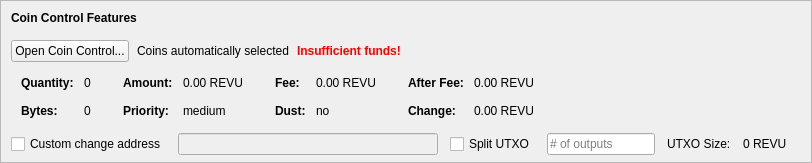
    <widget class="QFrame" name="frameCoinControl">
     <property name="sizePolicy">
      <sizepolicy hsizetype="Expanding" vsizetype="Expanding">
       <horstretch>0</horstretch>
       <verstretch>0</verstretch>
      </sizepolicy>
     </property>
     <property name="maximumSize">
      <size>
       <width>16777215</width>
       <height>16777215</height>
      </size>
     </property>
     <property name="frameShape">
      <enum>QFrame::StyledPanel</enum>
     </property>
     <property name="frameShadow">
      <enum>QFrame::Sunken</enum>
     </property>
     <layout class="QVBoxLayout" name="verticalLayoutCoinControl2">
      <property name="spacing">
       <number>0</number>
      </property>
      <property name="leftMargin">
       <number>0</number>
      </property>
      <property name="topMargin">
       <number>0</number>
      </property>
      <property name="rightMargin">
       <number>0</number>
      </property>
      <property name="bottomMargin">
       <number>6</number>
      </property>
      <item>
       <layout class="QVBoxLayout" name="verticalLayoutCoinControl" stretch="0,0,0,0,1">
        <property name="spacing">
         <number>0</number>
        </property>
        <property name="leftMargin">
         <number>10</number>
        </property>
        <property name="topMargin">
         <number>10</number>
        </property>
        <item>
         <layout class="QHBoxLayout" name="horizontalLayoutCoinControl1">
          <property name="bottomMargin">
           <number>15</number>
          </property>
          <item>
           <widget class="QLabel" name="labelCoinControlFeatures">
            <property name="sizePolicy">
             <sizepolicy hsizetype="Preferred" vsizetype="Maximum">
              <horstretch>0</horstretch>
              <verstretch>0</verstretch>
             </sizepolicy>
            </property>
            <property name="font">
             <font>
              <weight>75</weight>
              <bold>true</bold>
             </font>
            </property>
            <property name="styleSheet">
             <string notr="true">font-weight:bold;</string>
            </property>
            <property name="text">
             <string>Coin Control Features</string>
            </property>
           </widget>
          </item>
         </layout>
        </item>
        <item>
         <layout class="QHBoxLayout" name="horizontalLayoutCoinControl2" stretch="0,0,0,0">
          <property name="spacing">
           <number>8</number>
          </property>
          <property name="bottomMargin">
           <number>10</number>
          </property>
          <item>
           <widget class="QPushButton" name="pushButtonCoinControl">
            <property name="styleSheet">
             <string notr="true"/>
            </property>
            <property name="text">
             <string>Open Coin Control...</string>
            </property>
            <property name="autoDefault">
             <bool>false</bool>
            </property>
           </widget>
          </item>
          <item>
           <widget class="QLabel" name="labelCoinControlAutomaticallySelected">
            <property name="text">
             <string>Coins automatically selected</string>
            </property>
            <property name="margin">
             <number>5</number>
            </property>
           </widget>
          </item>
          <item>
           <widget class="QLabel" name="labelCoinControlInsuffFunds">
            <property name="font">
             <font>
              <weight>75</weight>
              <bold>true</bold>
             </font>
            </property>
            <property name="styleSheet">
             <string notr="true">color:red;font-weight:bold;</string>
            </property>
            <property name="text">
             <string>Insufficient funds!</string>
            </property>
            <property name="margin">
             <number>5</number>
            </property>
           </widget>
          </item>
          <item>
           <spacer name="horizontalSpacerCoinControl">
            <property name="orientation">
             <enum>Qt::Horizontal</enum>
            </property>
            <property name="sizeHint" stdset="0">
             <size>
              <width>40</width>
              <height>1</height>
             </size>
            </property>
           </spacer>
          </item>
         </layout>
        </item>
        <item>
         <widget class="QWidget" name="widgetCoinControl" native="true">
          <property name="sizePolicy">
           <sizepolicy hsizetype="Preferred" vsizetype="Preferred">
            <horstretch>0</horstretch>
            <verstretch>0</verstretch>
           </sizepolicy>
          </property>
          <property name="minimumSize">
           <size>
            <width>0</width>
            <height>0</height>
           </size>
          </property>
          <property name="styleSheet">
           <string notr="true"/>
          </property>
          <layout class="QHBoxLayout" name="horizontalLayoutCoinControl5">
           <property name="leftMargin">
            <number>0</number>
           </property>
           <property name="topMargin">
            <number>0</number>
           </property>
           <property name="rightMargin">
            <number>0</number>
           </property>
           <property name="bottomMargin">
            <number>0</number>
           </property>
           <item>
            <layout class="QHBoxLayout" name="horizontalLayoutCoinControl3" stretch="0,0,0,1">
             <property name="spacing">
              <number>20</number>
             </property>
             <property name="topMargin">
              <number>0</number>
             </property>
             <property name="bottomMargin">
              <number>10</number>
             </property>
             <item>
              <layout class="QFormLayout" name="formLayoutCoinControl1">
               <property name="horizontalSpacing">
                <number>10</number>
               </property>
               <property name="verticalSpacing">
                <number>14</number>
               </property>
               <property name="leftMargin">
                <number>10</number>
               </property>
               <property name="topMargin">
                <number>4</number>
               </property>
               <property name="rightMargin">
                <number>6</number>
               </property>
               <item row="0" column="0">
                <widget class="QLabel" name="labelCoinControlQuantityText">
                 <property name="font">
                  <font>
                   <weight>75</weight>
                   <bold>true</bold>
                  </font>
                 </property>
                 <property name="text">
                  <string>Quantity:</string>
                 </property>
                 <property name="margin">
                  <number>0</number>
                 </property>
                </widget>
               </item>
               <item row="0" column="1">
                <widget class="QLabel" name="labelCoinControlQuantity">
                 <property name="cursor">
                  <cursorShape>IBeamCursor</cursorShape>
                 </property>
                 <property name="contextMenuPolicy">
                  <enum>Qt::ActionsContextMenu</enum>
                 </property>
                 <property name="text">
                  <string notr="true">0</string>
                 </property>
                 <property name="margin">
                  <number>0</number>
                 </property>
                 <property name="textInteractionFlags">
                  <set>Qt::LinksAccessibleByMouse|Qt::TextSelectableByKeyboard|Qt::TextSelectableByMouse</set>
                 </property>
                </widget>
               </item>
               <item row="1" column="0">
                <widget class="QLabel" name="labelCoinControlBytesText">
                 <property name="font">
                  <font>
                   <weight>75</weight>
                   <bold>true</bold>
                  </font>
                 </property>
                 <property name="text">
                  <string>Bytes:</string>
                 </property>
                </widget>
               </item>
               <item row="1" column="1">
                <widget class="QLabel" name="labelCoinControlBytes">
                 <property name="cursor">
                  <cursorShape>IBeamCursor</cursorShape>
                 </property>
                 <property name="contextMenuPolicy">
                  <enum>Qt::ActionsContextMenu</enum>
                 </property>
                 <property name="text">
                  <string notr="true">0</string>
                 </property>
                 <property name="textInteractionFlags">
                  <set>Qt::LinksAccessibleByMouse|Qt::TextSelectableByKeyboard|Qt::TextSelectableByMouse</set>
                 </property>
                </widget>
               </item>
              </layout>
             </item>
             <item>
              <layout class="QFormLayout" name="formLayoutCoinControl2">
               <property name="horizontalSpacing">
                <number>10</number>
               </property>
               <property name="verticalSpacing">
                <number>14</number>
               </property>
               <property name="leftMargin">
                <number>6</number>
               </property>
               <property name="topMargin">
                <number>4</number>
               </property>
               <property name="rightMargin">
                <number>6</number>
               </property>
               <item row="0" column="0">
                <widget class="QLabel" name="labelCoinControlAmountText">
                 <property name="font">
                  <font>
                   <weight>75</weight>
                   <bold>true</bold>
                  </font>
                 </property>
                 <property name="text">
                  <string>Amount:</string>
                 </property>
                 <property name="margin">
                  <number>0</number>
                 </property>
                </widget>
               </item>
               <item row="0" column="1">
                <widget class="QLabel" name="labelCoinControlAmount">
                 <property name="cursor">
                  <cursorShape>IBeamCursor</cursorShape>
                 </property>
                 <property name="contextMenuPolicy">
                  <enum>Qt::ActionsContextMenu</enum>
                 </property>
                 <property name="text">
                  <string notr="true">0.00 REVU</string>
                 </property>
                 <property name="textInteractionFlags">
                  <set>Qt::LinksAccessibleByMouse|Qt::TextSelectableByKeyboard|Qt::TextSelectableByMouse</set>
                 </property>
                </widget>
               </item>
               <item row="1" column="0">
                <widget class="QLabel" name="labelCoinControlPriorityText">
                 <property name="font">
                  <font>
                   <weight>75</weight>
                   <bold>true</bold>
                  </font>
                 </property>
                 <property name="text">
                  <string>Priority:</string>
                 </property>
                </widget>
               </item>
               <item row="1" column="1">
                <widget class="QLabel" name="labelCoinControlPriority">
                 <property name="cursor">
                  <cursorShape>IBeamCursor</cursorShape>
                 </property>
                 <property name="contextMenuPolicy">
                  <enum>Qt::ActionsContextMenu</enum>
                 </property>
                 <property name="text">
                  <string>medium</string>
                 </property>
                 <property name="textInteractionFlags">
                  <set>Qt::LinksAccessibleByMouse|Qt::TextSelectableByKeyboard|Qt::TextSelectableByMouse</set>
                 </property>
                </widget>
               </item>
              </layout>
             </item>
             <item>
              <layout class="QFormLayout" name="formLayoutCoinControl3">
               <property name="horizontalSpacing">
                <number>10</number>
               </property>
               <property name="verticalSpacing">
                <number>14</number>
               </property>
               <property name="leftMargin">
                <number>6</number>
               </property>
               <property name="topMargin">
                <number>4</number>
               </property>
               <property name="rightMargin">
                <number>6</number>
               </property>
               <item row="0" column="0">
                <widget class="QLabel" name="labelCoinControlFeeText">
                 <property name="font">
                  <font>
                   <weight>75</weight>
                   <bold>true</bold>
                  </font>
                 </property>
                 <property name="text">
                  <string>Fee:</string>
                 </property>
                 <property name="margin">
                  <number>0</number>
                 </property>
                </widget>
               </item>
               <item row="0" column="1">
                <widget class="QLabel" name="labelCoinControlFee">
                 <property name="cursor">
                  <cursorShape>IBeamCursor</cursorShape>
                 </property>
                 <property name="contextMenuPolicy">
                  <enum>Qt::ActionsContextMenu</enum>
                 </property>
                 <property name="text">
                  <string notr="true">0.00 REVU</string>
                 </property>
                 <property name="textInteractionFlags">
                  <set>Qt::LinksAccessibleByMouse|Qt::TextSelectableByKeyboard|Qt::TextSelectableByMouse</set>
                 </property>
                </widget>
               </item>
               <item row="1" column="0">
                <widget class="QLabel" name="labelCoinControlLowOutputText">
                 <property name="font">
                  <font>
                   <weight>75</weight>
                   <bold>true</bold>
                  </font>
                 </property>
                 <property name="text">
                  <string>Dust:</string>
                 </property>
                </widget>
               </item>
               <item row="1" column="1">
                <widget class="QLabel" name="labelCoinControlLowOutput">
                 <property name="cursor">
                  <cursorShape>IBeamCursor</cursorShape>
                 </property>
                 <property name="contextMenuPolicy">
                  <enum>Qt::ActionsContextMenu</enum>
                 </property>
                 <property name="text">
                  <string>no</string>
                 </property>
                 <property name="textInteractionFlags">
                  <set>Qt::LinksAccessibleByMouse|Qt::TextSelectableByKeyboard|Qt::TextSelectableByMouse</set>
                 </property>
                </widget>
               </item>
              </layout>
             </item>
             <item>
              <layout class="QFormLayout" name="formLayoutCoinControl4">
               <property name="horizontalSpacing">
                <number>10</number>
               </property>
               <property name="verticalSpacing">
                <number>14</number>
               </property>
               <property name="leftMargin">
                <number>6</number>
               </property>
               <property name="topMargin">
                <number>4</number>
               </property>
               <property name="rightMargin">
                <number>6</number>
               </property>
               <item row="0" column="0">
                <widget class="QLabel" name="labelCoinControlAfterFeeText">
                 <property name="font">
                  <font>
                   <weight>75</weight>
                   <bold>true</bold>
                  </font>
                 </property>
                 <property name="text">
                  <string>After Fee:</string>
                 </property>
                 <property name="margin">
                  <number>0</number>
                 </property>
                </widget>
               </item>
               <item row="0" column="1">
                <widget class="QLabel" name="labelCoinControlAfterFee">
                 <property name="cursor">
                  <cursorShape>IBeamCursor</cursorShape>
                 </property>
                 <property name="contextMenuPolicy">
                  <enum>Qt::ActionsContextMenu</enum>
                 </property>
                 <property name="text">
                  <string notr="true">0.00 REVU</string>
                 </property>
                 <property name="textInteractionFlags">
                  <set>Qt::LinksAccessibleByMouse|Qt::TextSelectableByKeyboard|Qt::TextSelectableByMouse</set>
                 </property>
                </widget>
               </item>
               <item row="1" column="0">
                <widget class="QLabel" name="labelCoinControlChangeText">
                 <property name="font">
                  <font>
                   <weight>75</weight>
                   <bold>true</bold>
                  </font>
                 </property>
                 <property name="text">
                  <string>Change:</string>
                 </property>
                </widget>
               </item>
               <item row="1" column="1">
                <widget class="QLabel" name="labelCoinControlChange">
                 <property name="cursor">
                  <cursorShape>IBeamCursor</cursorShape>
                 </property>
                 <property name="contextMenuPolicy">
                  <enum>Qt::ActionsContextMenu</enum>
                 </property>
                 <property name="text">
                  <string notr="true">0.00 REVU</string>
                 </property>
                 <property name="textInteractionFlags">
                  <set>Qt::LinksAccessibleByMouse|Qt::TextSelectableByKeyboard|Qt::TextSelectableByMouse</set>
                 </property>
                </widget>
               </item>
              </layout>
             </item>
            </layout>
           </item>
          </layout>
         </widget>
        </item>
        <item>
         <layout class="QHBoxLayout" name="horizontalLayoutCoinControl4" stretch="0,0,0,0,0,0,0">
          <property name="spacing">
           <number>12</number>
          </property>
          <property name="sizeConstraint">
           <enum>QLayout::SetDefaultConstraint</enum>
          </property>
          <property name="topMargin">
           <number>5</number>
          </property>
          <property name="rightMargin">
           <number>5</number>
          </property>
          <item>
           <widget class="QCheckBox" name="checkBoxCoinControlChange">
            <property name="toolTip">
             <string>If this is activated, but the change address is empty or invalid, change will be sent to a newly generated address.</string>
            </property>
            <property name="text">
             <string>Custom change address</string>
            </property>
           </widget>
          </item>
          <item>
           <widget class="QValidatedLineEdit" name="lineEditCoinControlChange">
            <property name="enabled">
             <bool>false</bool>
            </property>
            <property name="sizePolicy">
             <sizepolicy hsizetype="Expanding" vsizetype="Fixed">
              <horstretch>0</horstretch>
              <verstretch>0</verstretch>
             </sizepolicy>
            </property>
           </widget>
          </item>
          <item>
           <widget class="QCheckBox" name="splitBlockCheckBox">
            <property name="text">
             <string>Split UTXO</string>
            </property>
           </widget>
          </item>
          <item>
           <widget class="QLineEdit" name="splitBlockLineEdit">
            <property name="sizePolicy">
             <sizepolicy hsizetype="Fixed" vsizetype="Fixed">
              <horstretch>50</horstretch>
              <verstretch>0</verstretch>
             </sizepolicy>
            </property>
            <property name="placeholderText">
             <string># of outputs</string>
            </property>
           </widget>
          </item>
          <item>
           <widget class="QLabel" name="labelBlockSizeText">
            <property name="text">
             <string>UTXO Size:</string>
            </property>
           </widget>
          </item>
          <item>
           <widget class="QLabel" name="labelBlockSize">
            <property name="text">
             <string>0 REVU</string>
            </property>
           </widget>
          </item>
          <item>
           <widget class="QLabel" name="labelCoinControlChangeLabel">
            <property name="sizePolicy">
             <sizepolicy hsizetype="Preferred" vsizetype="Expanding">
              <horstretch>0</horstretch>
              <verstretch>0</verstretch>
             </sizepolicy>
            </property>
            <property name="minimumSize">
             <size>
              <width>0</width>
              <height>0</height>
             </size>
            </property>
            <property name="text">
             <string/>
            </property>
            <property name="margin">
             <number>3</number>
            </property>
           </widget>
          </item>
         </layout>
        </item>
        <item>
         <spacer name="verticalSpacerCoinControl">
          <property name="orientation">
           <enum>Qt::Vertical</enum>
          </property>
          <property name="sizeHint" stdset="0">
           <size>
            <width>800</width>
            <height>1</height>
           </size>
          </property>
         </spacer>
        </item>
       </layout>
      </item>
     </layout>
    </widget>
